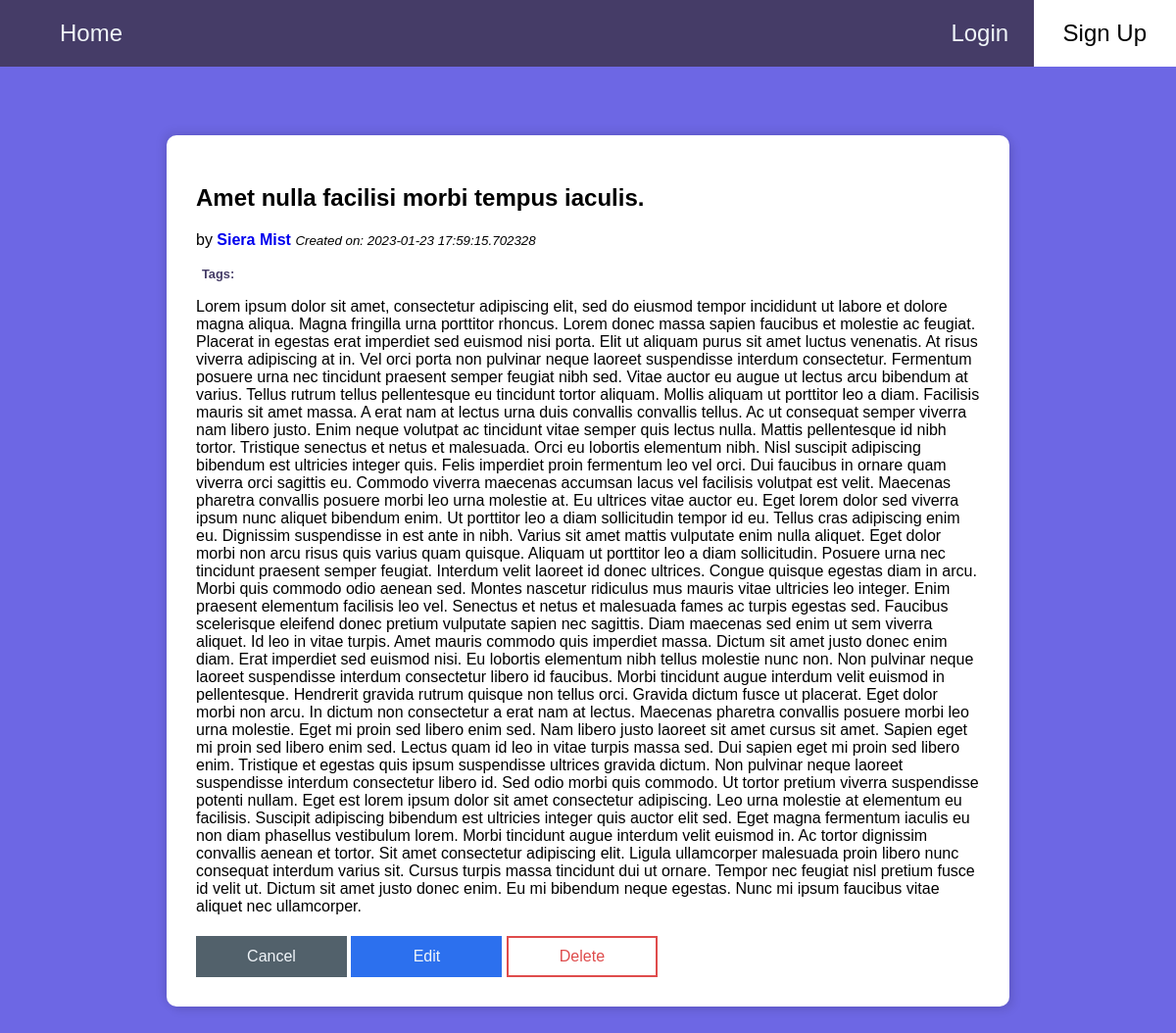
/posts/10, run on an earlier commit of the app's database.
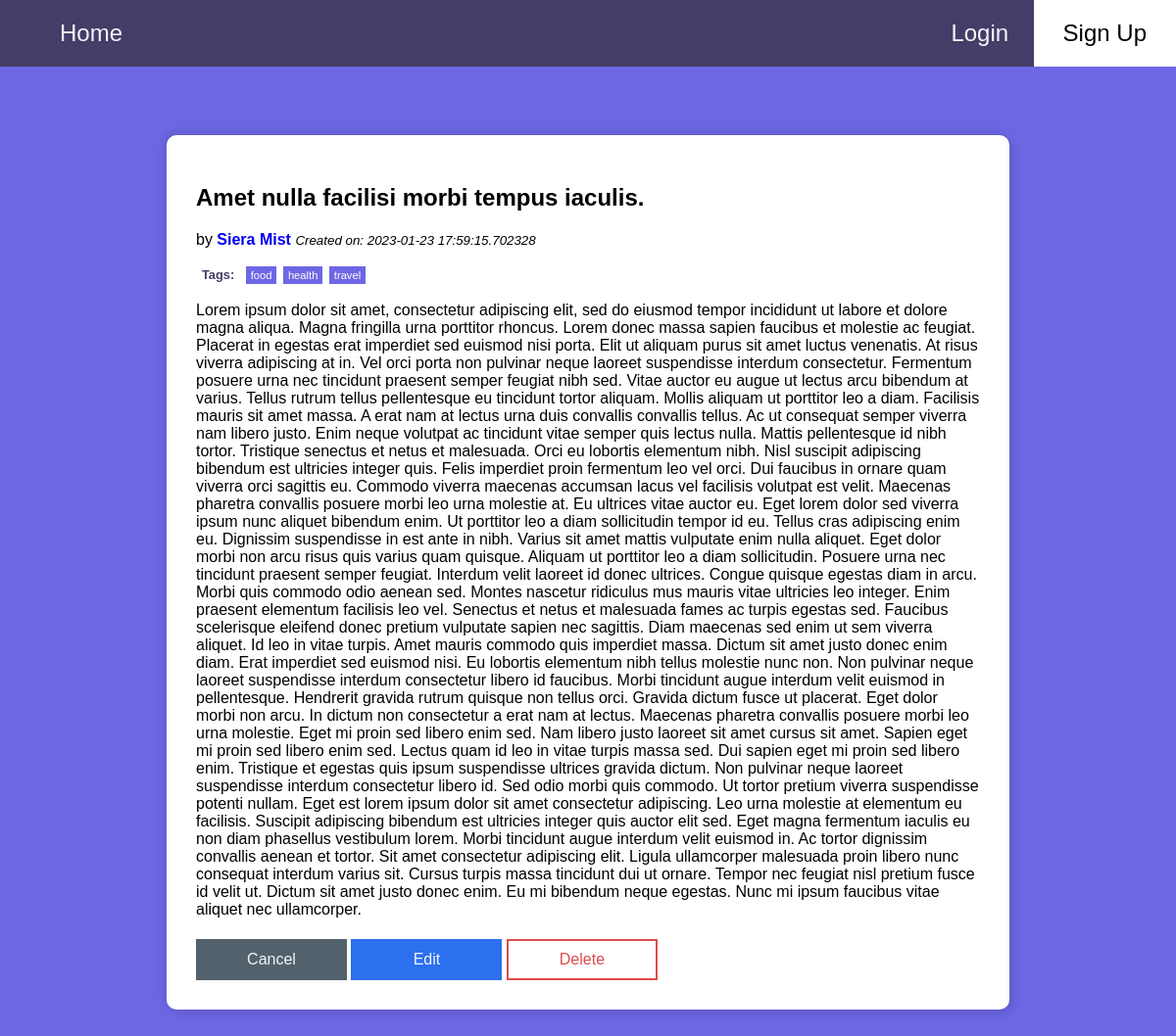
And on a later commit of the database.
### models.py (models this page shows, shortened)
class Tag(db.Model):
    __tablename__ = "tags"
    id = db.Column(db.Integer, primary_key=True, autoincrement=True)
    name = db.Column(db.String(20), unique=True)

### app.py (the view)
@app.route("/posts/<int:post_id>")
def show_post(post_id):
    post = Post.query.get_or_404(post_id)
    user = Users.query.get(post.user_id)
    post_tags = post.tag
    return render_template(
        "posts/view_post.html", post=post, user=user, post_tags=post_tags
    )

### templates/posts/view_post.html (shortened to what this page needs)
{% extends 'base.html' %}
{% block content %}
<div class='main-container'>
    <div class='post-card'>
        <h2>{{post.title}}</h2>
        <p>by <a href='/users/{{ user.id }}'><b>{{ user.first_name}} {{ user.last_name }}</b></a>
            <i><small>Created on: {{ post.create_at }}</small></Created></i>
        </p>
        <div class="tag-container">
            <span class="tags-label">Tags:</span>
            {% if post_tags %}
            {% for post_tag in post_tags %}
            <p class="post-tag-view-only">{{ post_tag.name }}</p>
            {% endfor %}
            {% endif %}
        </div>
        <p>{{post.content}}</p>
        <div class='post-controls'>
            <a href='/users/{{ user.id }}'>
                <div class='button-link-user-cancel button-inline' role="button">Cancel</div>
            </a>
            <a href='/posts/{{post.id}}/edit'>
                <div class='button-link-user-edit button-inline button-large' role="button">Edit</div>
            </a>
            <a href='/posts/{{post.id}}/delete'>
                <div class='button-link-user-delete button-inline button-large' role="button">Delete</div>
            </a>
        </div>
    </div>
</div>
{% endblock %}

What changed in the data, as far as the page shows it:
added Tag: name "food"
added Tag: name "health"
added Tag: name "travel"
